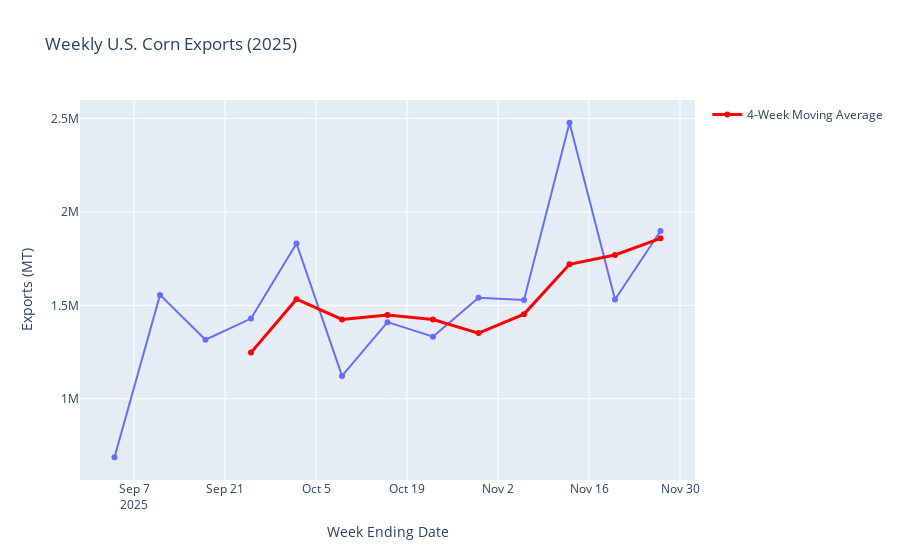

Notebook code for this chart:
### Code cell
figure1.data = figure1.data[:1]

figure1.add_scatter(
    x=weekly_data["date"],
    y=weekly_data["moving_average_4w"],
    name="4-Week Moving Average",
    line=dict(color="red", width=3)
)

figure1.show()
figure1.write_json("../data/processed/fig_weekly_exports_with_4wk_avg.json")

### Figure 1 — Plotly figure (JSON) as saved in the notebook; plotly's stock layout.template omitted (floating-point values rounded to 4 significant figures)
{"data": [{"hovertemplate": "Week Ending Date=%{x}<br>Exports (MT)=%{y}<extra></extra>", "legendgroup": "", "line": {"color": "#636efa", "dash": "solid"}, "marker": {"symbol": "circle"}, "mode": "lines+markers", "name": "", "orientation": "v", "showlegend": false, "type": "scatter", "x": ["2025-09-04T00:00:00", "2025-09-11T00:00:00", "2025-09-18T00:00:00", "2025-09-25T00:00:00", "2025-10-02T00:00:00", "2025-10-09T00:00:00", "2025-10-16T00:00:00", "2025-10-23T00:00:00", "2025-10-30T00:00:00", "2025-11-06T00:00:00", "2025-11-13T00:00:00", "2025-11-20T00:00:00", "2025-11-27T00:00:00"], "xaxis": "x", "y": [687326, 1555901, 1315867, 1429180, 1830620, 1122480, 1410130, 1332502, 1540714, 1528644, 2476796, 1531636, 1897585], "yaxis": "y"}, {"line": {"color": "red", "width": 3}, "name": "4-Week Moving Average", "type": "scatter", "x": ["2025-09-04T00:00:00", "2025-09-11T00:00:00", "2025-09-18T00:00:00", "2025-09-25T00:00:00", "2025-10-02T00:00:00", "2025-10-09T00:00:00", "2025-10-16T00:00:00", "2025-10-23T00:00:00", "2025-10-30T00:00:00", "2025-11-06T00:00:00", "2025-11-13T00:00:00", "2025-11-20T00:00:00", "2025-11-27T00:00:00"], "y": [NaN, NaN, NaN, 1247000.0, 1533000.0, 1425000.0, 1448000.0, 1424000.0, 1351000.0, 1453000.0, 1720000.0, 1769000.0, 1859000.0]}], "layout": {"legend": {"tracegroupgap": 0}, "title": {"text": "Weekly U.S. Corn Exports (2025)"}, "xaxis": {"anchor": "y", "domain": [0, 1], "title": {"text": "Week Ending Date"}}, "yaxis": {"anchor": "x", "domain": [0, 1], "title": {"text": "Exports (MT)"}}}}
